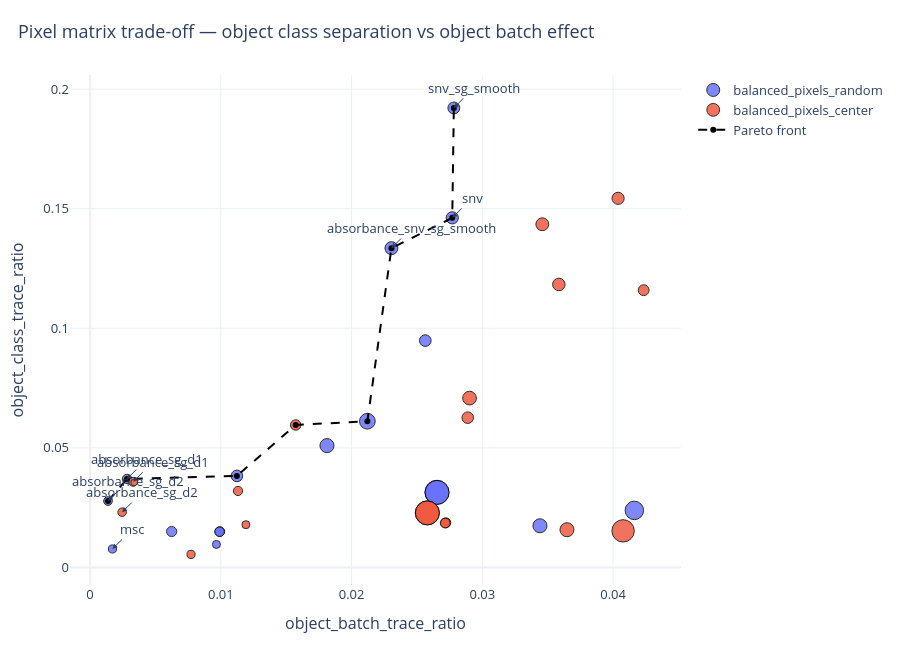

The notebook cell saved with this chart:
### Code cell
pixel_metric_df = pca_scored_df[
    pca_scored_df["matrix_method"].isin(["balanced_pixels", "all_pixels"])
].copy()

if len(pixel_metric_df) > 0:
    plot_pca_metric_tradeoff(
        pixel_metric_df,
        x_metric="object_batch_trace_ratio",
        y_metric="object_class_trace_ratio",
        color_by="matrix_variant",
        symbol_by=None,
        show_pareto=True,
        label_col="preprocessing",
        label_top_n=8,
        size_by="object_over_intra_ratio",
        title="Pixel matrix trade-off — object class separation vs object batch effect",
        show=True,
    )
else:
    print("No pixel-level matrix result available.")

### Figure 1 — Plotly figure (JSON) as saved in the notebook; plotly's stock layout.template omitted (floating-point values rounded to 4 significant figures; data arrays with more than 128 entries replaced by an {"elided": "..."} marker saying what was removed)
{"data": [{"customdata": {"elided": "18x8 str values"}, "hovertemplate": "object_batch_trace_ratio: %{x:.4f}<br>object_class_trace_ratio: %{y:.4f}<br>matrix_method: %{customdata[0]}<br>preprocessing: %{customdata[1]}<br>class_trace_ratio: %{customdata[2]}<br>batch_trace_ratio: %{customdata[3]}<br>class_over_batch_ratio: %{customdata[4]}<br>ncomp_90: %{customdata[5]}<br>ncomp_95: %{customdata[6]}<br>train_q_mean: %{customdata[7]}<br><extra></extra>", "marker": {"color": "#636EFA", "line": {"color": "black", "width": 1}, "opacity": 0.82, "size": [11.91, 12.94, 12.17, 15.73, 14.06, 9.356, 11.67, 24.0, 24.0, 11.63, 8.66, 10.17, 8.152, 18.5, 8.0, 14.04, 9.599, 9.585], "symbol": "circle"}, "mode": "markers", "name": "balanced_pixels_random", "type": "scatter", "x": [0.02782, 0.02305, 0.0277, 0.02121, 0.01812, 0.002819, 0.02564, 0.02652, 0.02654, 0.01123, 0.001372, 0.006243, 0.001714, 0.04163, 0.009664, 0.03441, 0.009922, 0.009905], "y": [0.1921, 0.1335, 0.1462, 0.06112, 0.05092, 0.03699, 0.09484, 0.0314, 0.03136, 0.03827, 0.02774, 0.01502, 0.007711, 0.02383, 0.00962, 0.01741, 0.015, 0.01492]}, {"customdata": {"elided": "18x8 str values"}, "hovertemplate": "object_batch_trace_ratio: %{x:.4f}<br>object_class_trace_ratio: %{y:.4f}<br>matrix_method: %{customdata[0]}<br>preprocessing: %{customdata[1]}<br>class_trace_ratio: %{customdata[2]}<br>batch_trace_ratio: %{customdata[3]}<br>class_over_batch_ratio: %{customdata[4]}<br>ncomp_90: %{customdata[5]}<br>ncomp_95: %{customdata[6]}<br>train_q_mean: %{customdata[7]}<br><extra></extra>", "marker": {"color": "#EF553B", "line": {"color": "black", "width": 1}, "opacity": 0.82, "size": [12.86, 12.15, 24.0, 24.0, 13.7, 10.42, 9.043, 12.53, 11.57, 8.539, 9.247, 22.38, 10.85, 8.0, 14.04, 8.172, 9.854, 9.835], "symbol": "circle"}, "mode": "markers", "name": "balanced_pixels_center", "type": "scatter", "x": [0.03459, 0.04038, 0.02579, 0.0258, 0.02902, 0.01573, 0.003296, 0.03585, 0.02888, 0.002452, 0.01132, 0.04077, 0.04234, 0.01192, 0.03647, 0.007721, 0.02721, 0.02716], "y": [0.1435, 0.1544, 0.02281, 0.02279, 0.07079, 0.05956, 0.03579, 0.1183, 0.06261, 0.02308, 0.03197, 0.01529, 0.1159, 0.01787, 0.01575, 0.00544, 0.01865, 0.01854]}, {"line": {"color": "black", "dash": "dash"}, "marker": {"color": "black", "size": 6}, "mode": "lines+markers", "name": "Pareto front", "type": "scatter", "x": [0.001372, 0.002819, 0.01123, 0.01573, 0.02121, 0.02305, 0.0277, 0.02782], "y": [0.02774, 0.03699, 0.03827, 0.05956, 0.06112, 0.1335, 0.1462, 0.1921]}], "layout": {"annotations": [{"arrowhead": 2, "ax": 20, "ay": -20, "showarrow": true, "text": "absorbance_sg_d2", "x": 0.001372, "y": 0.02774}, {"arrowhead": 2, "ax": 20, "ay": -20, "showarrow": true, "text": "absorbance_sg_d1", "x": 0.002819, "y": 0.03699}, {"arrowhead": 2, "ax": 20, "ay": -20, "showarrow": true, "text": "absorbance_sg_d1", "x": 0.003296, "y": 0.03579}, {"arrowhead": 2, "ax": 20, "ay": -20, "showarrow": true, "text": "absorbance_sg_d2", "x": 0.002452, "y": 0.02308}, {"arrowhead": 2, "ax": 20, "ay": -20, "showarrow": true, "text": "snv_sg_smooth", "x": 0.02782, "y": 0.1921}, {"arrowhead": 2, "ax": 20, "ay": -20, "showarrow": true, "text": "absorbance_snv_sg_smooth", "x": 0.02305, "y": 0.1335}, {"arrowhead": 2, "ax": 20, "ay": -20, "showarrow": true, "text": "snv", "x": 0.0277, "y": 0.1462}, {"arrowhead": 2, "ax": 20, "ay": -20, "showarrow": true, "text": "msc", "x": 0.001714, "y": 0.007711}], "font": {"size": 13}, "height": 650, "hoverlabel": {"namelength": -1}, "margin": {"b": 65, "l": 70, "r": 80, "t": 75}, "title": {"font": {"size": 18}, "text": "Pixel matrix trade-off — object class separation vs object batch effect", "x": 0.02}, "width": 900, "xaxis": {"title": {"text": "object_batch_trace_ratio"}}, "yaxis": {"title": {"text": "object_class_trace_ratio"}}}}
